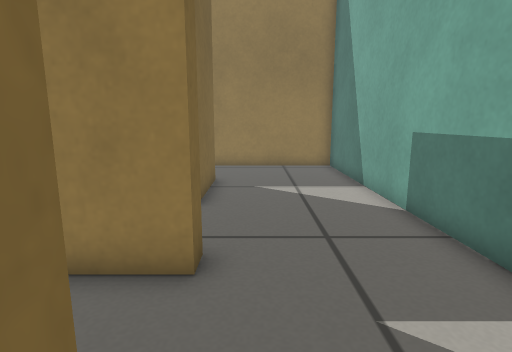
view 1 (above)

21 first-person views from a walk through a robot-simulator world made for Gazebo. The camera is 0.47 m above the floor, tilts 10° down and sees 80° across. The floor is counted in squares, 0.2 m on a side. Each view is taken from the middle of a square. On the plan, view 1 faces up. The plan holds only what a view shows up to about 18 squares ahead; the rest is blank.

view 2
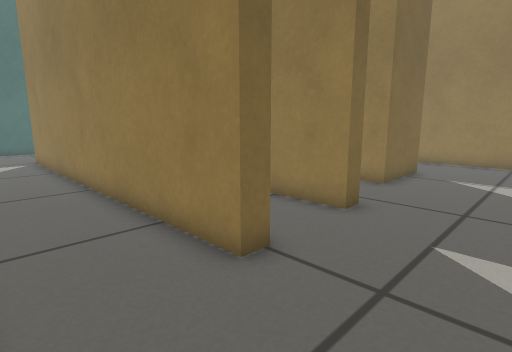

view 3
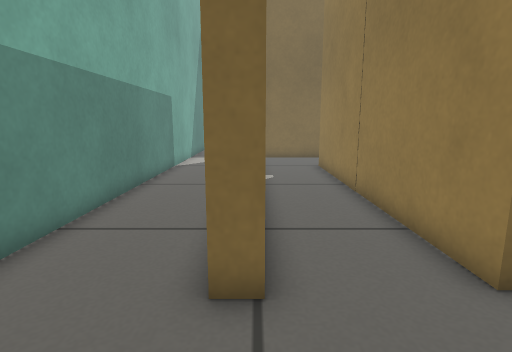

view 4
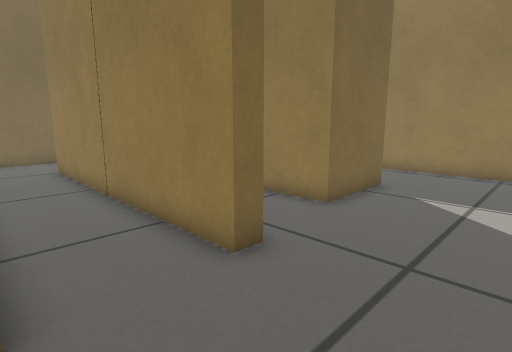

view 5
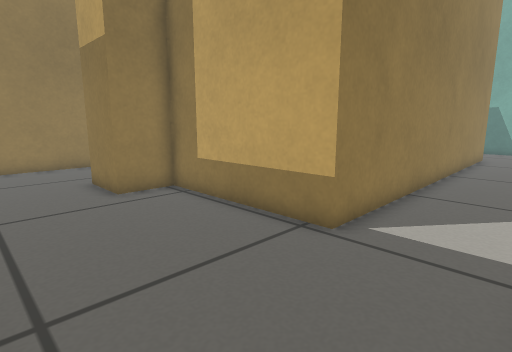

view 6
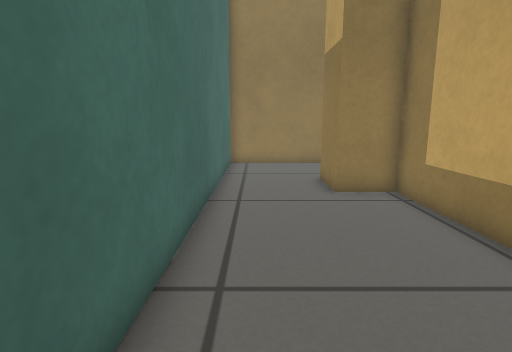

view 7
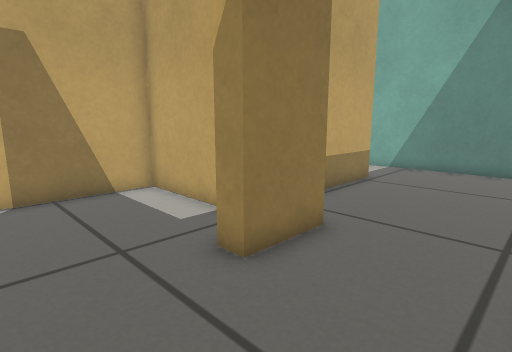

view 8
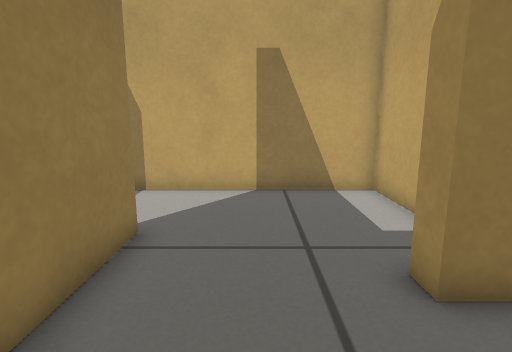

view 9
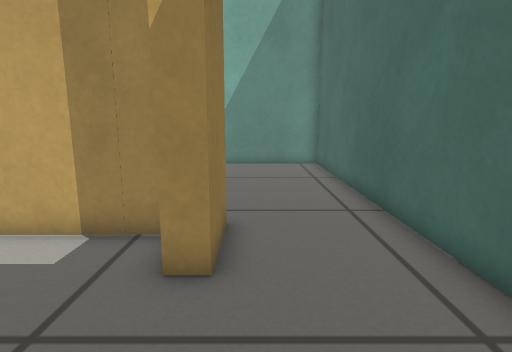

view 10
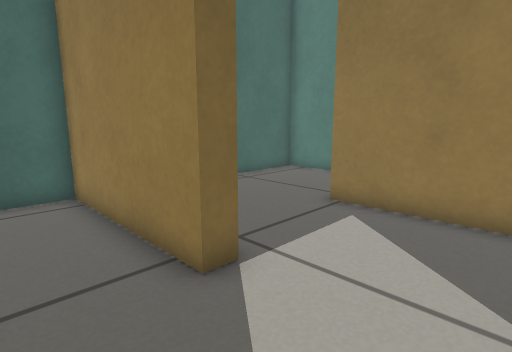

view 11
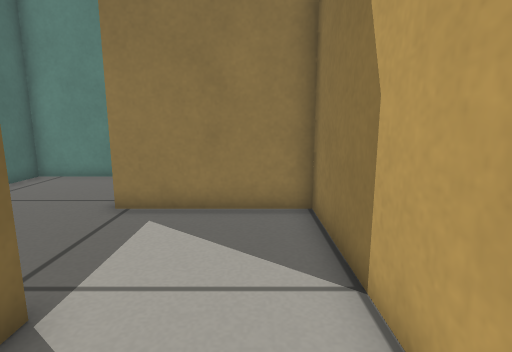

view 12
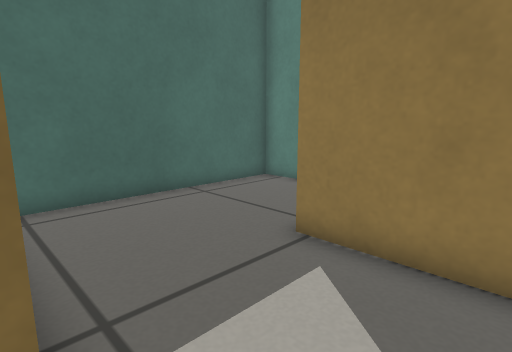

view 13
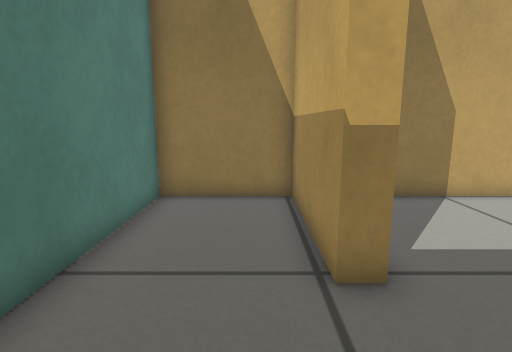

view 14
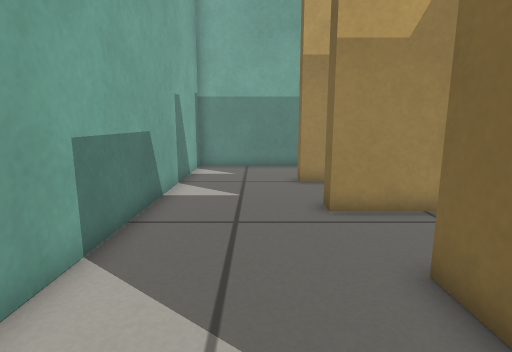

view 15
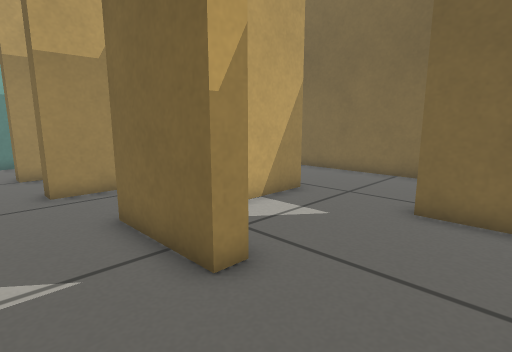

view 16
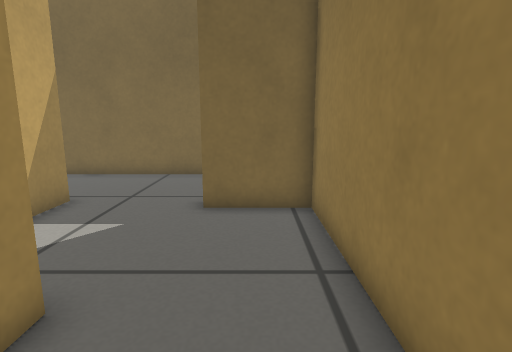

view 17
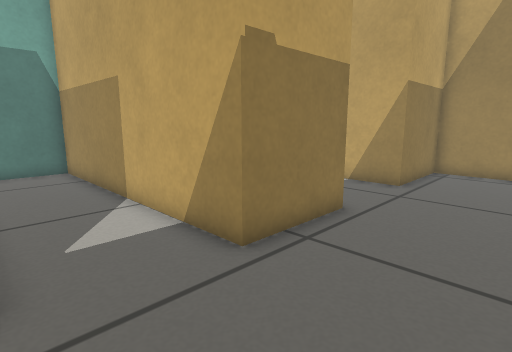

view 18
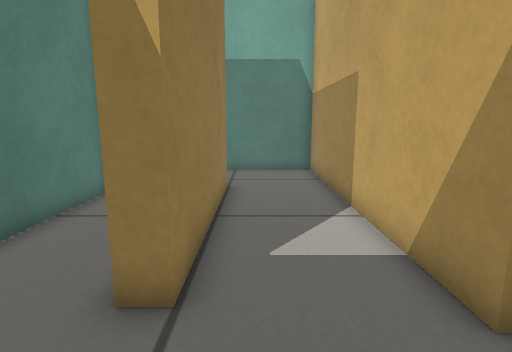

view 19
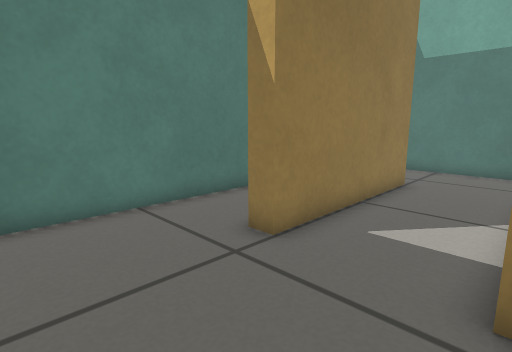

view 20
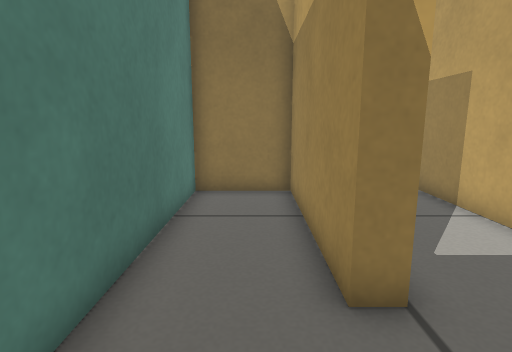

view 21
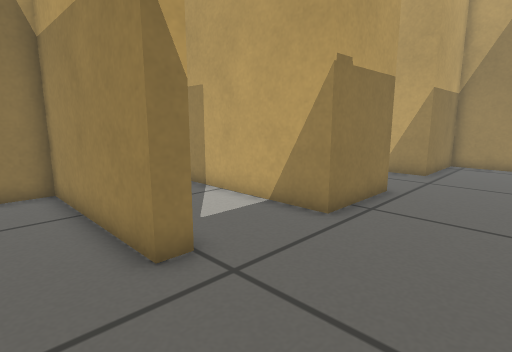

### Floor plan
Points are (right, up) in squares from view 1. A wall is a line through its corners. A room is listed if a view was taken in it or the views show most of it. See-through windows are left out.
Room 1 (views 1, 2, 3, 4, 5, 6, 7, 8, 9, 10, 11, 12)
walls: (-19, 7.9) (-13.5, 7.9) (-13.5, 15.6); (-0.7, 1.1) (-0.7, 0.4) (-18.2, 0.4) (-18.2, 7.1) (-20.3, 7.1) (-20.3, 9.6) (-19.5, 9.6); (-17.7, 15.4) (-17.7, 14.5) (-24.5, 14.5) (-24.5, -3.4) (4, -3.4) (4, 1.6)
ways out: opening at (1.5, 1) to room 6; opening at (-15.5, 15) to room 9
Room 2 (view 13)
walls: (-18.9, 20.8) (-13.5, 20.8) (-13.5, 25.1) (-24.5, 25.1) (-24.5, 21.4)
ways out: opening at (-22, 20.5) to room 7
Room 3 (views 14, 15, 16)
walls: (-2.5, 12.4) (-1.7, 12.4) (-1.7, 8.6) (-4.2, 8.6); (4, 5.6) (4, 16.5) (-2.5, 16.5); (-3.9, 5.2) (-1, 5.2)
ways out: opening at (1.5, 5) to room 6; opening at (-2, 14.5) to room 8
Room 4 (views 17, 18, 19)
walls: (-7.9, 13.5) (-7.9, 17.3) (4, 17.3) (4, 22.5); (0.1, 21.1) (-7.4, 21.1) (-7.4, 21.8); (-12.7, 12.6) (-12.7, 5.7); (-10.7, 5.2) (-7.9, 5.2) (-7.9, 9.4) (-6.4, 9.4)
ways out: opening at (-10, 21.5) to room 5; opening at (-7.5, 11.5) to room 8
Room 5 (views 20, 21)
walls: (-7.4, 21.8) (-0.7, 21.8) (-0.7, 25.1) (-11.5, 25.1)
ways out: opening at (-10, 21.5) to room 4
Room 6 (no view inside)
walls: (-1.8, 1.1) (-0.7, 1.1); (-1, 5.2) (-1, 4.4) (-13.5, 4.4); (-17.5, 5.4) (-17.5, 2.8); (4, 1.6) (4, 5.6)
ways out: opening at (1.5, 1) to room 1; opening at (1.5, 5) to room 3
Room 7 (no view inside)
walls: (-18.9, 20.1) (-18.9, 20.8); (-24.5, 21.4) (-24.5, 16)
ways out: opening at (-22, 20.5) to room 2; opening at (-18.5, 17.5) to room 9
Room 8 (no view inside)
walls: (-6.4, 9.4) (-5.2, 9.4); (-2.5, 16.5) (-7.2, 16.5) (-7.2, 13.5)
ways out: opening at (-2, 14.5) to room 3; opening at (-7.5, 11.5) to room 4
Room 9 (no view inside)
walls: (-13.5, 15.6) (-13.5, 20.1) (-18.9, 20.1)
ways out: opening at (-15.5, 15) to room 1; opening at (-18.5, 17.5) to room 7

Positions as (right, up) in squares from view 1, and headings:
1: (0, 0), facing up
2: (3, -3), facing up-left
3: (3, 1), facing left
4: (3, 1), facing up-left
5: (-24, -3), facing up-right
6: (-23, -3), facing up
7: (-24, 13), facing down-right
8: (-24, 12), facing right
9: (-21, 14), facing down
10: (-14, 12), facing up-left
11: (-15, 12), facing up
12: (-15, 15), facing up-left
13: (-23, 22), facing right
14: (1, 13), facing down
15: (1, 16), facing down-left
16: (1, 15), facing left
17: (-12, 21), facing down-right
18: (-11, 20), facing right
19: (-12, 17), facing up-right
20: (-11, 23), facing right
21: (-12, 24), facing down-right
